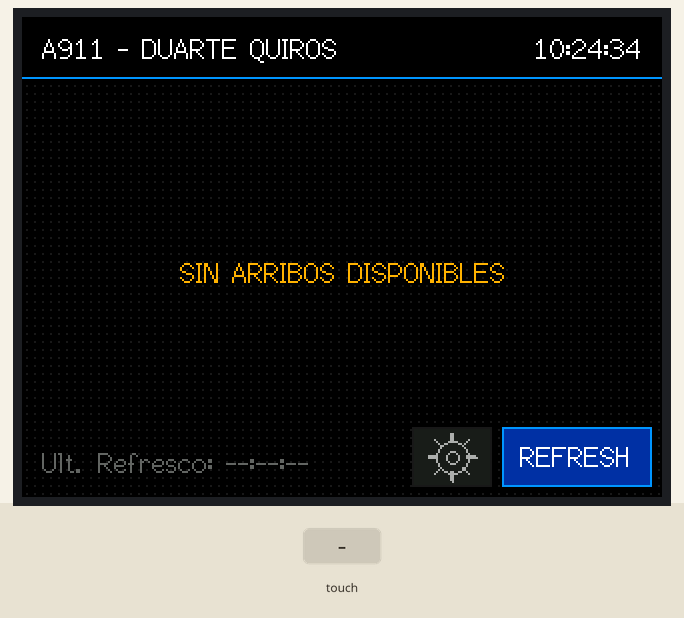
Recording of a program running on a simulated ESP32. Shown: 320×240 colour display. The test bench sets the inputs (shaded band). WiFi joins after 1.5 s; servers stay silent unless stated; uploads are accepted with an empty reply; the local clock reads 2024-03-15 10:24:30 at power-on unless the program sets it; EEPROM starts erased; what the program prints to the serial monitor is not drawn. At 9.5 s the program restarts the board; the recording ends there.

Above: at 4.06 s.
4.1 s: touch panel pressed at 13 % / 10 % of its raw x / y range
7.1 s: touch panel pressed at 87 % / 90 % of its raw x / y range
At 7.28 s:
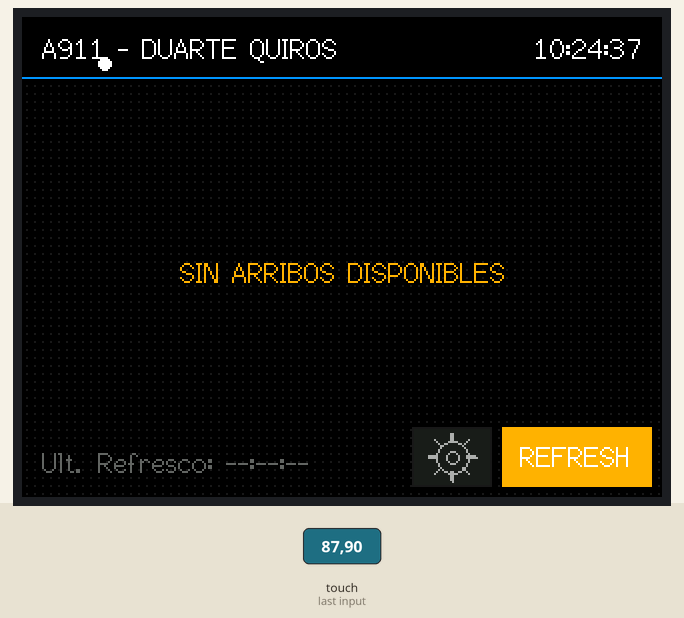
8.9 s: touch panel pressed at 62 % / 90 % of its raw x / y range
At 9.26 s:
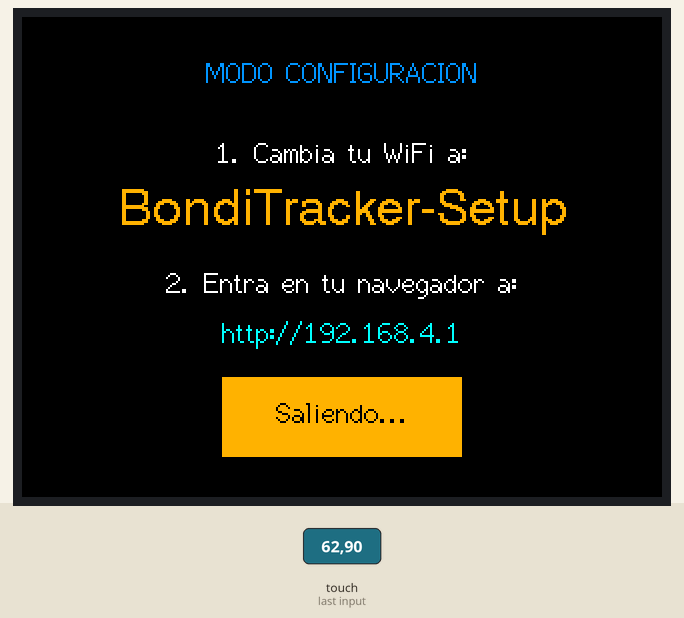
Timing chart, 0 to 9.5 s (numbered marks = the images above; inputs shaded):
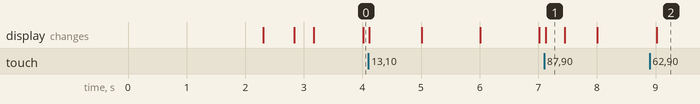

The program:

main.cpp
```cpp
#include <Arduino.h>
#include <WiFi.h>
#include <SPI.h>
#include <TFT_eSPI.h>
#include <XPT2046_Touchscreen.h>
#include "config.h"
#include "DisplayUI.h"
#include "TuBondiClient.h"
#include "ConfigManager.h"

// Global objects
TFT_eSPI tft = TFT_eSPI();
// Polling mode: remove IRQ pin to force SPI check every time touched() is called
XPT2046_Touchscreen touch(TOUCH_CS_PIN);
SPIClass touchSPI(HSPI);
TuBondiClient bondiClient;

String lastUpdateStr = "--:--:--";

void setup() {
  Serial.begin(115200);
  ConfigManager::init();

  tft.init();
  tft.setRotation(1);
  tft.fillScreen(TFT_BLACK);
  Serial.println("\n[SYSTEM] Iniciando WiFi...");
  tft.drawCentreString("Conectando WiFi...", 160, 100, 2);

  WiFi.mode(WIFI_STA);
  // Intentar conectar con las credenciales que WiFiManager guarda automáticamente
  WiFi.begin();

  int retry = 0;
  while (WiFi.status() != WL_CONNECTED && retry < 15) {
    delay(1000);
    Serial.print(".");
    retry++;
  }

  // Si no se conecta con las guardadas, intentar con las fijas del config.h
  if (WiFi.status() != WL_CONNECTED) {
    Serial.println("\n[LOG] Reintentando con WiFi por defecto...");
    WiFi.begin(ssid, password);
    retry = 0;
    while (WiFi.status() != WL_CONNECTED && retry < 10) {
      delay(1000);
      Serial.print(".");
      retry++;
    }
  }

  // Si después de todo falla, AHI SI abrir el portal
  if (WiFi.status() != WL_CONNECTED) {
    Serial.println("\n[WARNING] WiFi Falló. Iniciando Portal.");
    ConfigManager::startPortal();
  } else {
    Serial.println("\n[SYSTEM] Conectado!");
    Serial.print("[LOG] IP local: ");
    Serial.println(WiFi.localIP());
  }

  configTime(gmtOffset_sec, daylightOffset_sec, ntpServer);

  tft.fillScreen(TFT_BLACK);
  tft.drawCentreString("Sincronizando Hora...", 160, 100, 2);
  struct tm timeinfo;
  while(!getLocalTime(&timeinfo)) {
    delay(500);
  }

  touchSPI.begin(TOUCH_CLK, TOUCH_MISO, TOUCH_MOSI, TOUCH_CS_PIN);
  touch.begin(touchSPI);
  touch.setRotation(1);

  bondiClient.initSession();
  JsonDocument doc = bondiClient.fetchArrivals(lastUpdateStr);
  updateDisplay(doc["proximos_arribos"], lastUpdateStr);
}

void loop() {
  static unsigned long lastUpdateMillis = 0;
  unsigned long now = millis();

  // Update arrivals every 25 seconds
  if (now - lastUpdateMillis > 25000 || lastUpdateMillis == 0) {
    Serial.println("[SYSTEM] Actualizando Arribos...");
    JsonDocument doc = bondiClient.fetchArrivals(lastUpdateStr);
    updateDisplay(doc["proximos_arribos"], lastUpdateStr);
    lastUpdateMillis = millis();
  }

  if (touch.touched()) {
    TS_Point p = touch.getPoint();

    // Log EVERY raw point initially to debug
    // Filter only ONLY if both are 0 or both are 8191 (extreme cases)
    if ((p.x == 0 && p.y == 0) || (p.x == 8191 && p.y == 8191)) {
        // Skip ghost spam
    } else {
        int touchX = map(p.x, 200, 3720, 0, 320);
        int touchY = map(p.y, 240, 3850, 0, 240);

        Serial.printf("[DEBUG] Raw(%d,%d,Z=%d) -> Screen(%d,%d)\n", p.x, p.y, p.z, touchX, touchY);

        // Always draw a dot for feedback
        tft.fillCircle(touchX, touchY, 3, TFT_WHITE);

        if (p.z > 200) { // Require some pressure for button action
            if (touchY > 180) {
                if (touchX > 240) {
                    Serial.println(">>> [LOG] Refresh presionado <<<");
                    tft.fillRect(240, 205, 75, 30, MATRIX_ORANGE);
                    tft.drawCentreString("REFRESH", 277, 212, 2);
                    JsonDocument doc = bondiClient.fetchArrivals(lastUpdateStr);
                    updateDisplay(doc["proximos_arribos"], lastUpdateStr);
                    lastUpdateMillis = millis();
                }
                else if (touchX > 180 && touchX <= 240) {
                    Serial.println(">>> [LOG] Modo Configuración activado <<<");
                    ConfigManager::startPortal();
                }
            }
            delay(100);
        }
    }
  }

  static int lastSec = -1;
  struct tm timeinfo;
  if (getLocalTime(&timeinfo)) {
    if (timeinfo.tm_sec != lastSec) {
        lastSec = timeinfo.tm_sec;
        tft.fillRect(240, 0, 80, 28, TFT_BLACK);
        tft.setTextColor(TFT_WHITE);
        tft.drawRightString(getTimestamp(), 310, 8, 2);
    }
  }

  delay(20);
}
```

DisplayUI.cpp
```cpp
#include "DisplayUI.h"
#include "config.h"
#include <time.h>

void drawBackgroundGrid() {
  tft.fillScreen(TFT_BLACK);
  for (int x = 2; x < 320; x += 4) {
    for (int y = 2; y < 240; y += 4) {
      tft.drawPixel(x, y, MATRIX_DIM_GRAY);
    }
  }
}

String getTimestamp() {
  struct tm timeinfo;
  if(!getLocalTime(&timeinfo)) return "00:00:00";
  char timeStr[10];
  strftime(timeStr, sizeof(timeStr), "%H:%M:%S", &timeinfo);
  return String(timeStr);
}

void drawUIHeader() {
  tft.fillRect(0, 0, 320, 30, TFT_BLACK);
  tft.setTextColor(TFT_WHITE);
  tft.setTextSize(1);
  String headerText = currentStopCode + " - DUARTE QUIROS";
  tft.drawString(headerText, 10, 8, 2);
  tft.drawRightString(getTimestamp(), 310, 8, 2);
  tft.drawFastHLine(0, 30, 320, MATRIX_BLUE);
}

void drawConfigIcon() {
  int cx = 215; // Center X near refresh
  int cy = 220; // Center Y
  int r_in = 3;
  int r_out = 8;
  int r_teeth = 12;

  tft.fillRect(195, 205, 40, 30, tft.color565(30, 30, 30));
  tft.drawRect(195, 205, 40, 30, MATRIX_DIM_GRAY);

  tft.drawCircle(cx, cy, r_out, CONFIG_ICON_COLOR);
  tft.drawCircle(cx, cy, r_in, CONFIG_ICON_COLOR);

  for (int i = 0; i < 8; i++) {
    float angle = i * 45 * PI / 180.0;
    float offset = 2.0 * PI / 180.0; // Thicker teeth

    for (float a = angle - offset; a <= angle + offset; a += offset) {
      int x1 = cx + cos(a) * r_out;
      int y1 = cy + sin(a) * r_out;
      int x2 = cx + cos(a) * r_teeth;
      int y2 = cy + sin(a) * r_teeth;
      tft.drawLine(x1, y1, x2, y2, CONFIG_ICON_COLOR);
    }
  }
}

void drawRefreshButton() {
  tft.fillRect(240, 205, 75, 30, 0x0194); // tft.color565(0, 50, 100)
  tft.drawRect(240, 205, 75, 30, MATRIX_BLUE);
  tft.setTextColor(TFT_WHITE);
  tft.drawCentreString("REFRESH", 277, 212, 2);
}

void updateDisplay(JsonArray arrivals, String lastUpdate) {
  drawBackgroundGrid();
  drawUIHeader();
  drawRefreshButton();
  drawConfigIcon(); // Draw it here now

  int y = 45;
  Serial.println("\n--------------------------------------------------");
  Serial.println("| Linea | Destino / Proximo        | Distancia   |");
  Serial.println("--------------------------------------------------");

  if (arrivals.size() == 0) {
    tft.setTextColor(MATRIX_ORANGE);
    tft.drawCentreString("SIN ARRIBOS DISPONIBLES", 160, 120, 2);
    Serial.println("| NO HAY ARRIBOS PROXIMOS                        |");
  } else {
    for (JsonObject v : arrivals) {
      const char* linea = v["linea"] | "???";
      const char* proximo = v["proximo"] | "";
      const char* demora = v["demora"] | "";
      int distParada = v["dist_parada"] | -1;

      String displayDemora = String(demora);
      if (displayDemora == "" || displayDemora == "null") {
        if (distParada > 0) displayDemora = String(distParada) + "m";
        else displayDemora = "---";
      }

      char buf[80];
      snprintf(buf, sizeof(buf), "| %-5s | %-24s | %-11s |", linea, proximo, displayDemora.c_str());
      Serial.println(buf);

      uint16_t color = MATRIX_ORANGE;
      if (linea && strcmp(linea, "40") == 0) color = TFT_GREEN;
      if (linea && strcmp(linea, "42") == 0) color = TFT_CYAN;

      tft.setTextColor(color);
      tft.drawString(linea, 10, y, 4);

      tft.setTextColor(TFT_WHITE);
      String label = String(proximo);
      if (label.length() > 18) label = label.substring(0, 15) + "...";
      tft.drawString(label, 70, y + 5, 2);

      tft.setTextColor(MATRIX_BLUE);
      tft.drawRightString(displayDemora, 310, y, 4);

      y += 40;
      if (y > 200) break;
    }
  }
  Serial.println("--------------------------------------------------\n");

  tft.setTextColor(0x632C); // tft.color565(100, 100, 100)
  tft.drawString("Ult. Refresco: " + lastUpdate, 10, 215, 2);
}
```

DisplayUI.h
```cpp
#ifndef DISPLAY_UI_H
#define DISPLAY_UI_H

#include <TFT_eSPI.h>
#include <ArduinoJson.h>

extern TFT_eSPI tft;

void drawBackgroundGrid();
void drawUIHeader();
void drawRefreshButton();
void drawConfigIcon();
void updateDisplay(JsonArray arrivals, String lastUpdate);
String getTimestamp();

#endif
```

TuBondiClient.cpp
```cpp
#include "TuBondiClient.h"
#include "config.h"
#include "DisplayUI.h"
#include <WiFi.h>

TuBondiClient::TuBondiClient() : phpSessionId("") {}

bool TuBondiClient::initSession() {
  HTTPClient http;
  String url = currentBaseUrl + "/web/urbano/?conf=" + currentConf;

  const char* headers[] = {"Set-Cookie"};
  http.collectHeaders(headers, 1);

  http.begin(url);
  int httpCode = http.GET();

  if (httpCode == HTTP_CODE_OK || httpCode == HTTP_CODE_FOUND) {
    String cookie = http.header("Set-Cookie");
    if (cookie.length() > 0) {
      int start = cookie.indexOf("PHPSESSID=");
      if (start != -1) {
        int end = cookie.indexOf(";", start);
        phpSessionId = cookie.substring(start, end);
        http.end();
        return true;
      }
    }
  }
  http.end();
  return false;
}

JsonDocument TuBondiClient::fetchArrivals(String& lastUpdateTime) {
  JsonDocument doc;
  if (WiFi.status() != WL_CONNECTED) return doc;

  HTTPClient http;
  String url = currentBaseUrl + "/usuario/urbano2_cmd.php?cmd=proximos_arribos";

  http.begin(url);
  http.addHeader("Content-Type", "application/x-www-form-urlencoded; charset=UTF-8");
  if (phpSessionId != "") {
    http.addHeader("Cookie", phpSessionId);
  }

  String payload = "conf=" + currentConf + "&codigo=" + currentStopCode + "&show80min=true&onlygps_array=%7B%7D";

  int httpCode = http.POST(payload);

  if (httpCode == HTTP_CODE_OK) {
    String response = http.getString();
    DeserializationError error = deserializeJson(doc, response);
    if (!error) {
      lastUpdateTime = getTimestamp();
    } else {
      Serial.print("JSON Parse error: "); Serial.println(error.c_str());
    }
  } else {
    if (httpCode == 403 || httpCode == 401) initSession();
  }
  http.end();
  return doc;
}
```

TuBondiClient.h
```cpp
#ifndef TU_BONDI_CLIENT_H
#define TU_BONDI_CLIENT_H

#include <Arduino.h>
#include <HTTPClient.h>
#include <ArduinoJson.h>

class TuBondiClient {
public:
    TuBondiClient();
    bool initSession();
    JsonDocument fetchArrivals(String& lastUpdateTime);

private:
    String phpSessionId;
};

#endif
```

ConfigManager.cpp
```cpp
#include "ConfigManager.h"
#include "config.h"
#include "DisplayUI.h"
#include <Preferences.h>
#include <WiFiManager.h>
#include <XPT2046_Touchscreen.h>

extern XPT2046_Touchscreen touch;

Preferences preferences;
bool ConfigManager::isConfigMode = false;

void ConfigManager::init() {
    preferences.begin("bondi", false);
    load();
}

void ConfigManager::load() {
    currentStopCode = preferences.getString("stop", "A911");
    currentConf = preferences.getString("conf", "cbaciudad");
    Serial.println("Config loaded: " + currentStopCode + " - " + currentConf);
}

void ConfigManager::save(String stopCode, String conf) {
    preferences.putString("stop", stopCode);
    preferences.putString("conf", conf);
    currentStopCode = stopCode;
    currentConf = conf;
    Serial.println("Config saved.");
}

void ConfigManager::startPortal() {
    isConfigMode = true;
    WiFiManager wm;

    // Draw Config Screen
    tft.fillScreen(TFT_BLACK);
    tft.setTextColor(MATRIX_BLUE);
    tft.drawCentreString("MODO CONFIGURACION", 160, 20, 2);

    tft.setTextColor(TFT_WHITE);
    tft.drawCentreString("1. Cambia tu WiFi a:", 160, 60, 2);
    tft.setTextColor(MATRIX_ORANGE);
    tft.drawCentreString("BondiTracker-Setup", 160, 85, 4);

    tft.setTextColor(TFT_WHITE);
    tft.drawCentreString("2. Entra en tu navegador a:", 160, 125, 2);
    tft.setTextColor(TFT_CYAN);
    tft.drawCentreString("http://192.168.4.1", 160, 150, 2);

    // BACK button area
    tft.fillRect(100, 180, 120, 40, tft.color565(100, 0, 0));
    tft.drawRect(100, 180, 120, 40, TFT_WHITE);
    tft.drawCentreString("VOLVER", 160, 190, 2);

    WiFiManagerParameter custom_stop("stop", "Codigo Parada", currentStopCode.c_str(), 10);
    WiFiManagerParameter custom_conf("conf", "Conf API", currentConf.c_str(), 20);
    wm.addParameter(&custom_stop);
    wm.addParameter(&custom_conf);

    wm.setConfigPortalBlocking(false);
    wm.setConfigPortalTimeout(180);

    if (wm.startConfigPortal("BondiTracker-Setup")) {
        Serial.println("AP Started: BondiTracker-Setup");
    }

    String ipAddr = WiFi.softAPIP().toString();
    if (ipAddr == "0.0.0.0" || ipAddr == "127.0.0.1") ipAddr = WiFi.localIP().toString();

    // Update screen with actual URL if it changed
    tft.fillRect(0, 145, 320, 30, TFT_BLACK);
    tft.setTextColor(TFT_CYAN);
    tft.drawCentreString("http://" + ipAddr, 160, 150, 2);

    Serial.print("Access Portal at: http://");
    Serial.println(ipAddr);

    // Interactive Loop for Config Mode
    unsigned long portalStart = millis();
    while (isConfigMode) {
        wm.process(); // Handle web portal logic

        if (touch.touched()) {
            TS_Point p = touch.getPoint();

            // FILTRADO CRITICO
            bool isValid = (p.x > 50 && p.x < 4000 && p.y > 50 && p.y < 4000 && p.z > 200 && p.z < 4000);

            if (isValid) {
                int touchX = map(p.x, 200, 3700, 0, 320);
                int touchY = map(p.y, 240, 3800, 0, 240);

                Serial.printf("[TOUCH-CFG] X=%d, Y=%d (Z=%d)\n", touchX, touchY, p.z);
                tft.fillCircle(touchX, touchY, 2, TFT_WHITE);

                // VOLVER button area: (100, 180, 120, 40)
                if (touchX > 80 && touchX < 240 && touchY > 150 && touchY < 240) {
                    Serial.println(">>> [ACTION] Botón Volver <<<");
                    tft.fillRect(100, 180, 120, 40, MATRIX_ORANGE);
                    tft.setTextColor(TFT_BLACK);
                    tft.drawCentreString("Saliendo...", 160, 190, 2);
                    delay(500);
                    isConfigMode = false;
                    ESP.restart();
                }
                delay(200);
            }
        }

        if (millis() - portalStart > 180000) {
            Serial.println("[LOG] Timeout modo configuracion");
            isConfigMode = false;
        }
        delay(20);
    }

    save(custom_stop.getValue(), custom_conf.getValue());
    isConfigMode = false;
    ESP.restart();
}
```

ConfigManager.h
```cpp
#ifndef CONFIG_MANAGER_H
#define CONFIG_MANAGER_H

#include <Arduino.h>

class ConfigManager {
public:
    static void init();
    static void load();
    static void save(String stopCode, String conf);
    static void startPortal();
    static bool isConfigMode;
};

#endif
```

config.cpp
```cpp
#ifndef CONFIG_H
#include "config.h"
#endif

const char* ssid = "LAUYCRIS24";
const char* password = "SOLDEMAYO4208F";

String currentBaseUrl = "https://micronauta4.dnsalias.net";
String currentStopCode = "A911";
String currentConf = "cbaciudad";

const char* ntpServer = "pool.ntp.org";
const long  gmtOffset_sec = -10800; // UTC-3
const int   daylightOffset_sec = 0;
```

config.h
```cpp
#ifndef CONFIG_H
#define CONFIG_H

#include <Arduino.h>

// WiFi Credentials
extern const char* ssid;
extern const char* password;

// API Config (Dynamic)
extern String currentBaseUrl;
extern String currentStopCode;
extern String currentConf;

// Pins for Touch (HSPI)
#define TOUCH_CS_PIN  15
#define TOUCH_IRQ_PIN 16
#define TOUCH_CLK     14
#define TOUCH_MISO    12
#define TOUCH_MOSI    13

// LED Matrix Colors
#define MATRIX_DIM_GRAY 0x18C3 // tft.color565(30, 30, 30)
#define MATRIX_ORANGE   0xFD80 // tft.color565(255, 120, 0)
#define MATRIX_BLUE     0x04BF // tft.color565(0, 150, 255)
#define CONFIG_ICON_COLOR 0xAD75 // tft.color565(173, 170, 160)

// NTP Config
extern const char* ntpServer;
extern const long  gmtOffset_sec;
extern const int   daylightOffset_sec;

#endif
```

Measured:
- after the input at 7.1 s, the display: changes at once (image 1)
- after the input at 8.9 s, the display: changes after 0.12 s (image 2)
